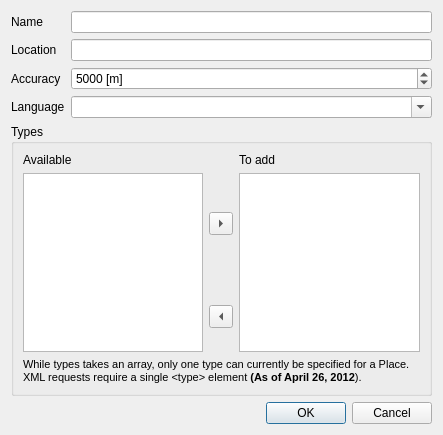
<?xml version="1.0" encoding="UTF-8"?>
<ui version="4.0">
 <class>PlaceDialog</class>
 <widget class="QDialog" name="PlaceDialog">
  <property name="geometry">
   <rect>
    <x>0</x>
    <y>0</y>
    <width>443</width>
    <height>414</height>
   </rect>
  </property>
  <property name="windowTitle">
   <string>Add place</string>
  </property>
  <layout class="QGridLayout" name="gridLayout">
   <item row="0" column="0">
    <widget class="QLabel" name="label">
     <property name="text">
      <string>Name</string>
     </property>
    </widget>
   </item>
   <item row="0" column="1">
    <widget class="QLineEdit" name="nameLineEdit"/>
   </item>
   <item row="1" column="0">
    <widget class="QLabel" name="label_2">
     <property name="text">
      <string>Location</string>
     </property>
    </widget>
   </item>
   <item row="1" column="1">
    <widget class="QLineEdit" name="locationLineEdit"/>
   </item>
   <item row="2" column="0">
    <widget class="QLabel" name="label_3">
     <property name="text">
      <string>Accuracy</string>
     </property>
    </widget>
   </item>
   <item row="2" column="1">
    <widget class="QSpinBox" name="spinBox">
     <property name="suffix">
      <string> [m]</string>
     </property>
     <property name="minimum">
      <number>1</number>
     </property>
     <property name="maximum">
      <number>25000</number>
     </property>
     <property name="singleStep">
      <number>100</number>
     </property>
     <property name="value">
      <number>5000</number>
     </property>
    </widget>
   </item>
   <item row="3" column="0">
    <widget class="QLabel" name="label_4">
     <property name="text">
      <string>Language</string>
     </property>
    </widget>
   </item>
   <item row="3" column="1">
    <widget class="QComboBox" name="languageComboBox">
     <property name="editable">
      <bool>true</bool>
     </property>
     <property name="currentIndex">
      <number>-1</number>
     </property>
    </widget>
   </item>
   <item row="4" column="0" colspan="2">
    <widget class="QGroupBox" name="groupBox">
     <property name="title">
      <string>Types</string>
     </property>
     <layout class="QGridLayout" name="gridLayout_2">
      <item row="0" column="0">
       <widget class="QLabel" name="label_5">
        <property name="sizePolicy">
         <sizepolicy hsizetype="Preferred" vsizetype="Fixed">
          <horstretch>0</horstretch>
          <verstretch>0</verstretch>
         </sizepolicy>
        </property>
        <property name="text">
         <string>Available</string>
        </property>
       </widget>
      </item>
      <item row="0" column="2">
       <widget class="QLabel" name="label_6">
        <property name="sizePolicy">
         <sizepolicy hsizetype="Preferred" vsizetype="Fixed">
          <horstretch>0</horstretch>
          <verstretch>0</verstretch>
         </sizepolicy>
        </property>
        <property name="text">
         <string>To add</string>
        </property>
       </widget>
      </item>
      <item row="1" column="0" rowspan="2">
       <widget class="QListWidget" name="availableListWidget">
        <property name="sizePolicy">
         <sizepolicy hsizetype="Preferred" vsizetype="Minimum">
          <horstretch>0</horstretch>
          <verstretch>0</verstretch>
         </sizepolicy>
        </property>
        <property name="selectionMode">
         <enum>QAbstractItemView::MultiSelection</enum>
        </property>
        <property name="sortingEnabled">
         <bool>true</bool>
        </property>
       </widget>
      </item>
      <item row="1" column="1">
       <widget class="QToolButton" name="addButton">
        <property name="text">
         <string>...</string>
        </property>
        <property name="arrowType">
         <enum>Qt::RightArrow</enum>
        </property>
       </widget>
      </item>
      <item row="1" column="2" rowspan="2">
       <widget class="QListWidget" name="toAddListWidget">
        <property name="sizePolicy">
         <sizepolicy hsizetype="Preferred" vsizetype="Minimum">
          <horstretch>0</horstretch>
          <verstretch>0</verstretch>
         </sizepolicy>
        </property>
        <property name="selectionMode">
         <enum>QAbstractItemView::MultiSelection</enum>
        </property>
        <property name="sortingEnabled">
         <bool>true</bool>
        </property>
       </widget>
      </item>
      <item row="2" column="1">
       <widget class="QToolButton" name="removeButton">
        <property name="text">
         <string>...</string>
        </property>
        <property name="arrowType">
         <enum>Qt::LeftArrow</enum>
        </property>
       </widget>
      </item>
      <item row="3" column="0" colspan="3">
       <widget class="QLabel" name="label_7">
        <property name="text">
         <string>&lt;!DOCTYPE HTML PUBLIC &quot;-//W3C//DTD HTML 4.0//EN&quot; &quot;http://www.w3.org/TR/REC-html40/strict.dtd&quot;&gt;
&lt;html&gt;&lt;head&gt;&lt;meta name=&quot;qrichtext&quot; content=&quot;1&quot; /&gt;&lt;style type=&quot;text/css&quot;&gt;
p, li { white-space: pre-wrap; }
&lt;/style&gt;&lt;/head&gt;&lt;body style=&quot; font-family:'MS Shell Dlg 2'; font-size:8.25pt; font-weight:400; font-style:normal;&quot;&gt;
&lt;p style=&quot; margin-top:0px; margin-bottom:0px; margin-left:0px; margin-right:0px; -qt-block-indent:0; text-indent:0px;&quot;&gt;&lt;span style=&quot; font-size:8pt;&quot;&gt;While types takes an array, only one type can currently be specified for a Place. XML requests require a single &amp;lt;type&amp;gt; element &lt;/span&gt;&lt;span style=&quot; font-size:8pt; font-weight:600;&quot;&gt;(As of April 26, 2012&lt;/span&gt;&lt;span style=&quot; font-size:8pt;&quot;&gt;).&lt;/span&gt;&lt;/p&gt;&lt;/body&gt;&lt;/html&gt;</string>
        </property>
        <property name="wordWrap">
         <bool>true</bool>
        </property>
       </widget>
      </item>
     </layout>
    </widget>
   </item>
   <item row="5" column="0" colspan="2">
    <widget class="QDialogButtonBox" name="buttonBox">
     <property name="orientation">
      <enum>Qt::Horizontal</enum>
     </property>
     <property name="standardButtons">
      <set>QDialogButtonBox::Cancel|QDialogButtonBox::Ok</set>
     </property>
    </widget>
   </item>
  </layout>
 </widget>
 <resources/>
 <connections>
  <connection>
   <sender>buttonBox</sender>
   <signal>accepted()</signal>
   <receiver>PlaceDialog</receiver>
   <slot>accept()</slot>
   <hints>
    <hint type="sourcelabel">
     <x>248</x>
     <y>254</y>
    </hint>
    <hint type="destinationlabel">
     <x>157</x>
     <y>274</y>
    </hint>
   </hints>
  </connection>
  <connection>
   <sender>buttonBox</sender>
   <signal>rejected()</signal>
   <receiver>PlaceDialog</receiver>
   <slot>reject()</slot>
   <hints>
    <hint type="sourcelabel">
     <x>316</x>
     <y>260</y>
    </hint>
    <hint type="destinationlabel">
     <x>286</x>
     <y>274</y>
    </hint>
   </hints>
  </connection>
 </connections>
</ui>
